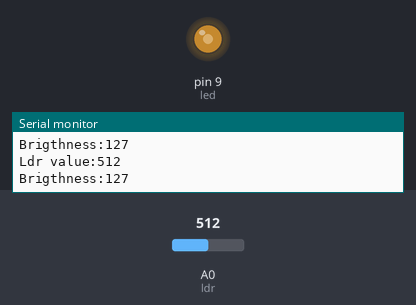
This sketch was run on a simulated Arduino Uno, built with avr-gcc and run on an emulated ATmega328P. Shown: output pins drawn as LEDs (lit = HIGH), the last lines printed to the serial monitor. Inputs (shaded band) come from the test bench; at power-on: A0 (ldr) = 512.

Above: at 1.8 s.
1.9 s: A0 (ldr) set to 716
At 3.0 s:
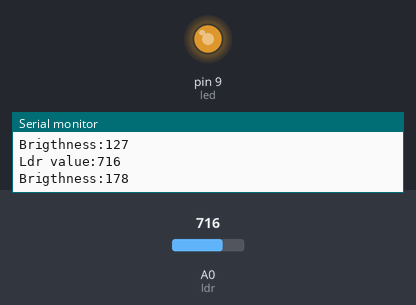
3.5 s: A0 (ldr) set to 900
At 4.5 s:
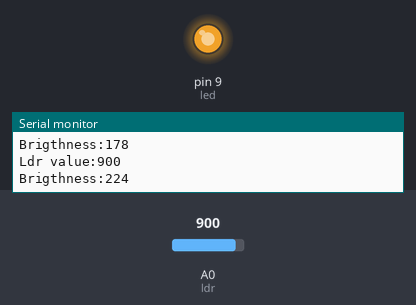
5.5 s: A0 (ldr) set to 122
At 7.2 s:
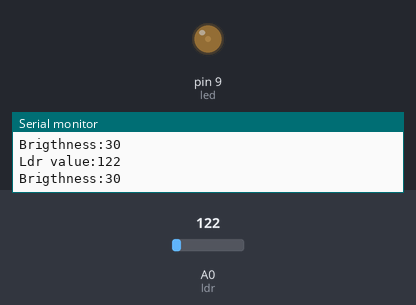
7.5 s: A0 (ldr) set to 0
At 8.9 s:
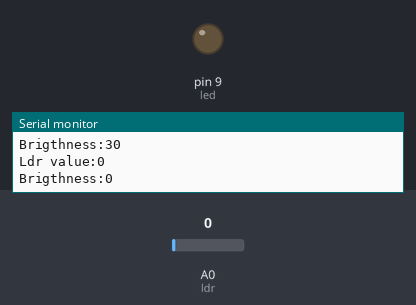
9.5 s: A0 (ldr) set to 511
At 10.5 s:
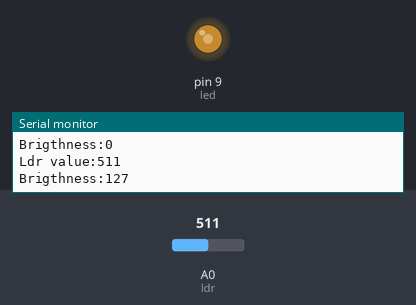
Timing chart, 0 to 12.5 s (numbered marks = the images above; inputs shaded):
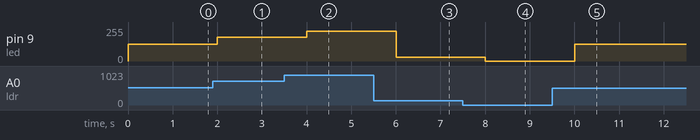

The sketch:

led_brigthness_is_controlled_by_ldr.ino
```cpp
int led=9;
int ldr=A0;
int val;
int brigthness=0;
void setup() {
  Serial.begin(9600);
  pinMode(led,OUTPUT);

}

void loop()
{
 val=analogRead(ldr);
 brigthness=map(val,0,1023,0,255);
 analogWrite(led,brigthness);
 Serial.print("Ldr value:");
 Serial.println(val);
 Serial.print("Brigthness:");
 Serial.println(brigthness);
 delay(1000);
}
```

Measured:
- after the input at 1.9 s, pin 9 (led): 127/255 → 178/255 after 0.10 s
- after the input at 3.5 s, pin 9 (led): 178/255 → 224/255 after 0.50 s
- after the input at 5.5 s, pin 9 (led): 224/255 → 30/255 after 0.50 s
- after the input at 7.5 s, pin 9 (led): 30/255 → 0/255 after 0.51 s
- after the input at 9.5 s, pin 9 (led): 0/255 → 127/255 after 0.51 s
